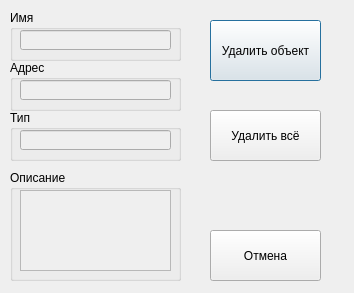
<?xml version="1.0" encoding="UTF-8"?>
<ui version="4.0">
 <class>deleteObjectDialog</class>
 <widget class="QDialog" name="deleteObjectDialog">
  <property name="geometry">
   <rect>
    <x>0</x>
    <y>0</y>
    <width>354</width>
    <height>293</height>
   </rect>
  </property>
  <property name="windowTitle">
   <string>Удаление объекта</string>
  </property>
  <widget class="QPushButton" name="deleteObjectOnlyButton">
   <property name="geometry">
    <rect>
     <x>210</x>
     <y>20</y>
     <width>111</width>
     <height>61</height>
    </rect>
   </property>
   <property name="toolTip">
    <string>Удалить только объект.
Статистика и другие данные не будут удалены.</string>
   </property>
   <property name="text">
    <string>Удалить объект</string>
   </property>
  </widget>
  <widget class="QGroupBox" name="groupBox">
   <property name="geometry">
    <rect>
     <x>10</x>
     <y>10</y>
     <width>171</width>
     <height>51</height>
    </rect>
   </property>
   <property name="title">
    <string>Имя</string>
   </property>
   <widget class="QLineEdit" name="nameLine">
    <property name="enabled">
     <bool>false</bool>
    </property>
    <property name="geometry">
     <rect>
      <x>10</x>
      <y>20</y>
      <width>151</width>
      <height>20</height>
     </rect>
    </property>
   </widget>
  </widget>
  <widget class="QGroupBox" name="groupBox_2">
   <property name="geometry">
    <rect>
     <x>10</x>
     <y>60</y>
     <width>171</width>
     <height>51</height>
    </rect>
   </property>
   <property name="title">
    <string>Адрес</string>
   </property>
   <widget class="QLineEdit" name="addressLine">
    <property name="enabled">
     <bool>false</bool>
    </property>
    <property name="geometry">
     <rect>
      <x>10</x>
      <y>20</y>
      <width>151</width>
      <height>20</height>
     </rect>
    </property>
   </widget>
  </widget>
  <widget class="QGroupBox" name="groupBox_3">
   <property name="geometry">
    <rect>
     <x>10</x>
     <y>110</y>
     <width>171</width>
     <height>51</height>
    </rect>
   </property>
   <property name="title">
    <string>Тип</string>
   </property>
   <widget class="QLineEdit" name="typeLine">
    <property name="enabled">
     <bool>false</bool>
    </property>
    <property name="geometry">
     <rect>
      <x>10</x>
      <y>20</y>
      <width>151</width>
      <height>20</height>
     </rect>
    </property>
   </widget>
  </widget>
  <widget class="QGroupBox" name="groupBox_4">
   <property name="geometry">
    <rect>
     <x>10</x>
     <y>170</y>
     <width>171</width>
     <height>111</height>
    </rect>
   </property>
   <property name="title">
    <string>Описание</string>
   </property>
   <widget class="QPlainTextEdit" name="descriptionText">
    <property name="enabled">
     <bool>false</bool>
    </property>
    <property name="geometry">
     <rect>
      <x>10</x>
      <y>20</y>
      <width>151</width>
      <height>81</height>
     </rect>
    </property>
   </widget>
  </widget>
  <widget class="QPushButton" name="deleteAllButton">
   <property name="geometry">
    <rect>
     <x>210</x>
     <y>110</y>
     <width>111</width>
     <height>51</height>
    </rect>
   </property>
   <property name="toolTip">
    <string>Удалить объект и все связанные с ним данные.</string>
   </property>
   <property name="text">
    <string>Удалить всё</string>
   </property>
  </widget>
  <widget class="QPushButton" name="cancelButton">
   <property name="geometry">
    <rect>
     <x>210</x>
     <y>230</y>
     <width>111</width>
     <height>51</height>
    </rect>
   </property>
   <property name="text">
    <string>Отмена</string>
   </property>
  </widget>
 </widget>
 <resources/>
 <connections/>
</ui>
